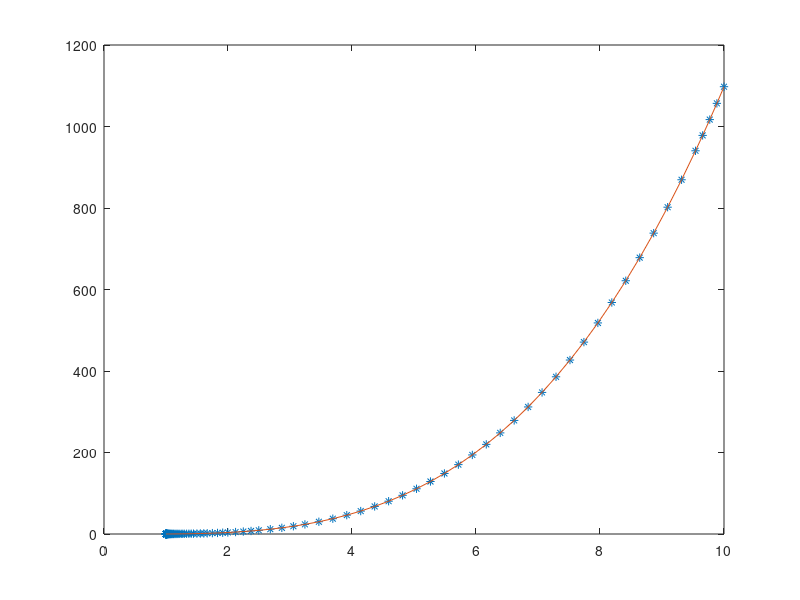

This chart was generated by the following MATLAB code:

myode = @(x, y) 3*y/x + (x^5)/(2*y + x^3)

[x,y] = ode45(myode, [1,10],0);
plot(x,y, '*', x, ((sqrt(1+4*log(x))-1) / 2).*x.^3);